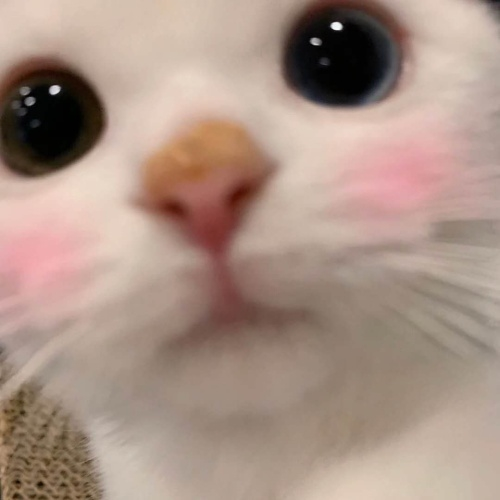
#> input picture cat.jpg, 500 x 500 px
$ python homework1.4.py
#> lines starting #> are read from the running program, lines starting #| are printed output that depends on the picture; after the words box and inside, x2 and y2 are one past the last pixel; in counts of white or black regions, pixels touching at a corner belong together
# [16 lines of commented-out code are left out]

from scipy.ndimage import filters
import cv2
from matplotlib.pylab import *

class Harris(object):
    def __init__(self, img_path):
#> called with img_path = 'cat.jpg'
        self.img = cv2.imread(img_path, 0)
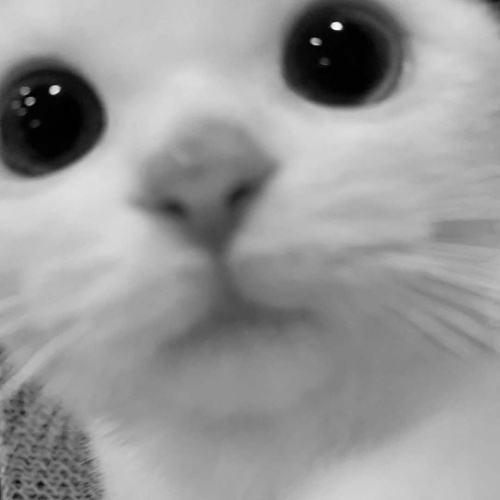
#> self.img: shape (500, 500); min 0, max 248, mean 151.8

    def calculate_corner_strength(self):
        # 计算图像在x、y方向的梯度
        # 用滤波器采用差分求梯度的方式
        scale = self.scale
        k = self.k
        img = self.img
        gradient_imx, gradient_imy = zeros(img.shape), zeros(img.shape)
        filters.gaussian_filter(img, (scale, scale), (0, 1), gradient_imx)
        filters.gaussian_filter(img, (scale, scale), (1, 0), gradient_imy)

        # 计算矩阵M的每个分量
        I_xx = filters.gaussian_filter(gradient_imx*gradient_imx, scale)
        I_xy = filters.gaussian_filter(gradient_imx*gradient_imy, scale)
        I_yy = filters.gaussian_filter(gradient_imy*gradient_imy, scale)

        # 计算矩阵的迹、特征值和响应强度
        det_M = I_xx * I_yy - I_xy ** 2
        trace_M = I_xx + I_yy
        return det_M + k * trace_M ** 2

    def corner_detect(self, img):
        # 首先对图像进行阈值处理
        _threshold = img.max() * self.threshold
        threshold_img = (img > _threshold) * 1
        coords = array(threshold_img.nonzero()).T
        candidate_values = [img[c[0], c[1]] for c in coords]
        index = argsort(candidate_values)

        # 选取领域空间，如果邻域空间距离小于min的则只选取一个角点
        # 防止角点过于密集
        neighbor = zeros(img.shape)
        neighbor[self.min:-self.min, self.min:-self.min] = 1
        filtered_coords = []
        for i in index:
            if neighbor[coords[i, 0], coords[i, 1]] == 1:
                filtered_coords.append(coords[i])
                neighbor[(coords[i, 0] - self.min):(coords[i, 0] + self.min),
                (coords[i, 1] - self.min):(coords[i, 1] + self.min)] = 0
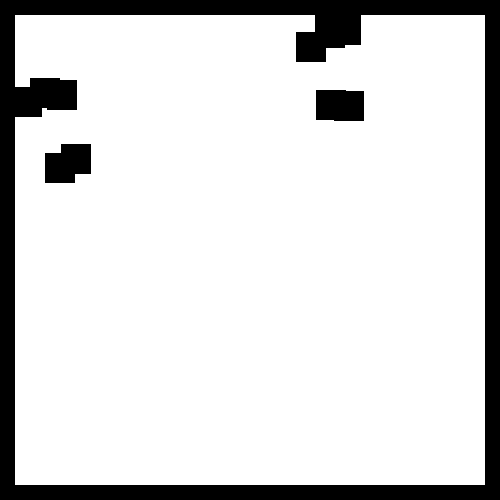
#> neighbor: shape (500, 500) float64; values 0 (black) and 1 (white), 85.5% white; 3 black regions, box (x1, y1, x2, y2) and area: (0, 0, 500, 500) 33288, (45, 144, 91, 183) 1506, (316, 90, 364, 121) 1452
        return filtered_coords

    def corner_plot(self, img, corner_img):
        figure()
        gray()
        imshow(img)
        plot([p[1] for p in corner_img], [p[0] for p in corner_img], 'ro')
        axis('off')
        show()

    def __call__(self, k=0.04, scale=3, min=15, threshold=0.03):
        self.k = k
        self.scale = scale
        self.min = min
        self.threshold = threshold
        strength_img = self.calculate_corner_strength()
        corner_img = self.corner_detect(strength_img)
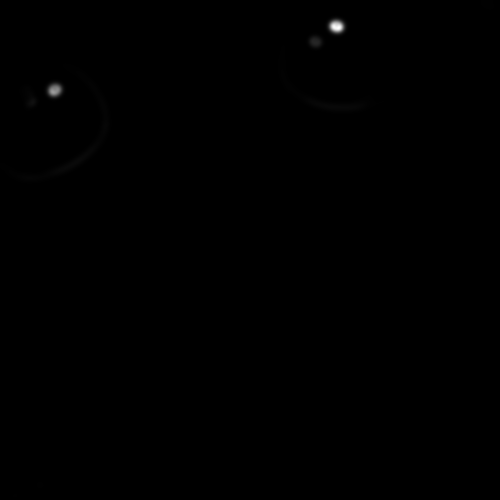
#> strength_img: shape (500, 500) float64; min 8.05e-09, max 42405.5, mean 48.4; drawn with min black and max white
        self.corner_plot(self.img, corner_img)

if __name__ == '__main__':
    harris = Harris("cat.jpg")
    harris()
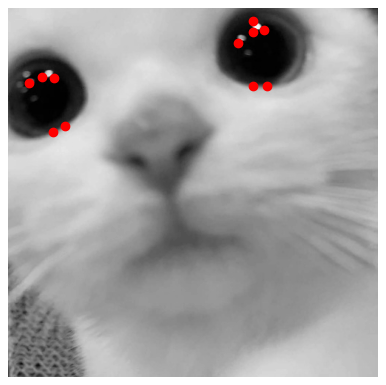
#> figure drawn by matplotlib, 1 panel

$ run again, with 3.jpg copied over cat.jpg
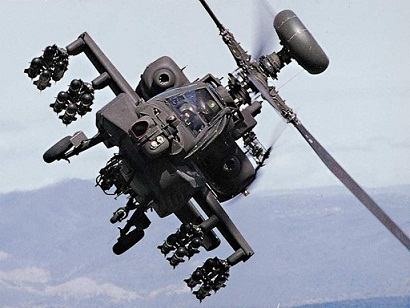
#> input picture 3.jpg, 410 x 308 px
#> after the loop in corner_detect, `for i in index:`:
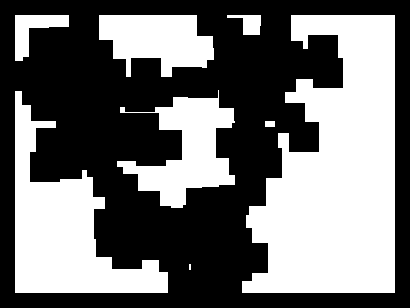
#> neighbor: shape (308, 410) float64; values 0 (black) and 1 (white), 44% white; 8 white regions (1 under 20 px), largest, box (x1, y1, x2, y2) and area: (242, 15, 395, 293) 29771, (15, 91, 168, 293) 12791, (117, 90, 235, 208) 6402
#> `harris()`:
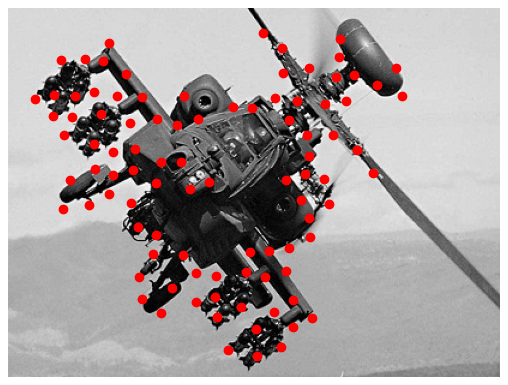
#> figure drawn by matplotlib, 1 panel
